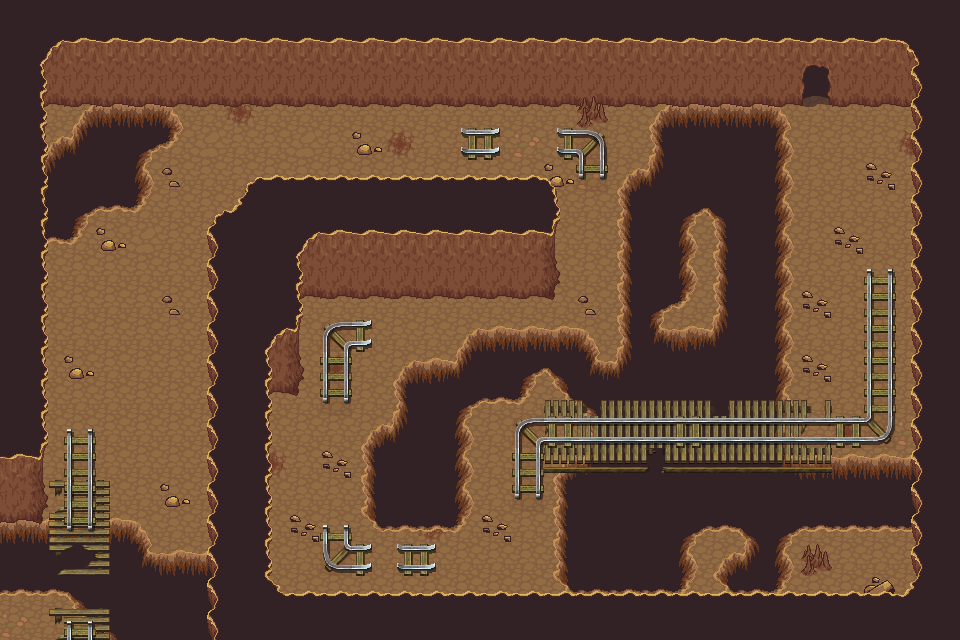

Below is a game level as drawn by its tile map, then a one-line description and the .tmx that defines it (tile-layer data replaced by summaries):
An orthogonal 30x20 tile map with 32x32 px tiles, 14 tile layers (in, ground_1, ground_2, ground_3, ...), 6 tilesets and 52 objects.

<map version="1.10" tiledversion="1.10.0" orientation="orthogonal" renderorder="right-down" width="30" height="20" tilewidth="32" tileheight="32" infinite="0" nextlayerid="17" nextobjectid="305">
 <tileset firstgid="1" source="../tilesets/pngkit_tile-png_2654326.tsx" />
 <tileset firstgid="1153" source="../tilesets/Refmap-TileC.tsx" />
 <tileset firstgid="1409" source="../tilesets/Refmap-TileE.tsx" />
 <tileset firstgid="1665" source="../tilesets/Refmap-TileA5.tsx" />
 <tileset firstgid="1793" source="../tilesets/spawn_tiles.tsx" />
 <tileset firstgid="2049" source="../tilesets/Refmap-TileB.tsx" />
 <layer id="1" name="in" width="30" height="20">
  <data>[600 cells, 0 non-empty, 0 distinct tile ids]</data>
 </layer>
 <layer id="2" name="ground_1" width="30" height="20">
  <data>[600 cells, 600 non-empty, 4 distinct tile ids]</data>
 </layer>
 <layer id="4" name="ground_2" width="30" height="20">
  <data>[600 cells, 204 non-empty, 13 distinct tile ids]</data>
 </layer>
 <layer id="16" name="ground_3" width="30" height="20">
  <data>[600 cells, 0 non-empty, 0 distinct tile ids]</data>
 </layer>
 <layer id="3" name="ground_deco_1" width="30" height="20">
  <data>[600 cells, 231 non-empty, 15 distinct tile ids]</data>
 </layer>
 <layer id="11" name="ground_deco_2" width="30" height="20">
  <data>[600 cells, 39 non-empty, 13 distinct tile ids]</data>
 </layer>
 <layer id="14" name="ground_deco_3" width="30" height="20">
  <data>[600 cells, 56 non-empty, 16 distinct tile ids]</data>
 </layer>
 <layer id="13" name="ground_deco_4" width="30" height="20">
  <data>[600 cells, 187 non-empty, 8 distinct tile ids]</data>
 </layer>
 <layer id="5" name="building_1" width="30" height="20">
  <data>[600 cells, 0 non-empty, 0 distinct tile ids]</data>
 </layer>
 <layer id="6" name="building_2" width="30" height="20">
  <data>[600 cells, 0 non-empty, 0 distinct tile ids]</data>
 </layer>
 <layer id="7" name="building_deco_1" width="30" height="20">
  <data>[600 cells, 0 non-empty, 0 distinct tile ids]</data>
 </layer>
 <layer id="8" name="building_deco_2" width="30" height="20">
  <data>[600 cells, 0 non-empty, 0 distinct tile ids]</data>
 </layer>
 <layer id="9" name="building_roof_1" width="30" height="20">
  <data>[600 cells, 0 non-empty, 0 distinct tile ids]</data>
 </layer>
 <layer id="15" name="building_roof_2" width="30" height="20">
  <data>[600 cells, 0 non-empty, 0 distinct tile ids]</data>
 </layer>
 <objectgroup id="10" name="objects">
  <object id="183" x="48" y="528">
   <properties>
    <property name="type" value="sPolyLo" />
   </properties>
   <polygon points="64,0 80,0 112,32 112,112 64,112" />
  </object>
  <object id="184" x="160" y="560" width="48" height="80">
   <properties>
    <property name="type" value="sRecLo" />
   </properties>
  </object>
  <object id="186" x="0" y="464" width="48" height="176">
   <properties>
    <property name="type" value="sRecLo" />
   </properties>
  </object>
  <object id="188" x="48" y="0" width="912" height="64">
   <properties>
    <property name="type" value="sRecHi" />
   </properties>
  </object>
  <object id="190" x="48" y="240">
   <properties>
    <property name="type" value="sPolyLo" />
   </properties>
   <polygon points="0,0 16,0 128,-112 128,-176 0,-176" />
  </object>
  <object id="193" x="208" y="640">
   <properties>
    <property name="type" value="sPolyHi" />
   </properties>
   <polygon points="0,0 64,0 64,-448 48,-448 0,-400" />
  </object>
  <object id="194" x="272" y="192">
   <properties>
    <property name="type" value="sPolyHi" />
   </properties>
   <polygon points="0,0 272,0 288,16 288,48 272,64 0,64" />
  </object>
  <object id="195" x="296" y="352">
   <properties>
    <property name="type" value="sPolyLo" />
   </properties>
   <polygon points="8,-16 8,24 -8,40 -24,40 -24,-16" />
  </object>
  <object id="196" x="552" y="256">
   <properties>
    <property name="type" value="sPolyLo" />
   </properties>
   <polygon points="8,-16 8,24 -8,40 -248,40 -248,-16" />
  </object>
  <object id="197" x="176" y="64" width="624" height="40">
   <properties>
    <property name="type" value="sRecLo" />
   </properties>
  </object>
  <object id="198" x="832" y="64" width="80" height="40">
   <properties>
    <property name="type" value="sRecLo" />
   </properties>
  </object>
  <object id="199" x="912" y="64" width="48" height="576">
   <properties>
    <property name="type" value="sRecHi" />
   </properties>
  </object>
  <object id="200" x="272" y="608" width="640" height="32">
   <properties>
    <property name="type" value="sRecHi" />
   </properties>
  </object>
  <object id="204" x="400" y="416">
   <properties>
    <property name="type" value="sPolyLo" />
   </properties>
   <polygon points="0,0 -32,32 -32,96 -16,112 48,112 64,96 64,0" />
  </object>
  <object id="205" x="464" y="416">
   <properties>
    <property name="type" value="sPolyLo" />
   </properties>
   <polygon points="0,0 16,-16 -16,-48 -48,-48 -64,-32 -64,0" />
  </object>
  <object id="206" x="448" y="368">
   <properties>
    <property name="type" value="sPolyLo" />
   </properties>
   <polygon points="0,0 32,-32 96,-32 96,0 72,32 32,32" />
  </object>
  <object id="207" x="472" y="488">
   <properties>
    <property name="type" value="sPolyLo" />
   </properties>
   <polygon points="136,-88 136,-120 104,-152 72,-152 72,-120 96,-88" />
  </object>
  <object id="209" x="608" y="368">
   <properties>
    <property name="type" value="sPolyLo" />
   </properties>
   <polygon points="0,0 16,-16 176,-16 176,32 0,32" />
  </object>
  <object id="210" x="624" y="352">
   <properties>
    <property name="type" value="sPolyLo" />
   </properties>
   <polygon points="0,0 0,-160 32,-192 160,-192 160,0" />
  </object>
  <object id="213" x="656" y="104" width="128" height="56">
   <properties>
    <property name="type" value="sRecLo" />
   </properties>
  </object>
  <object id="214" x="560" y="608">
   <properties>
    <property name="type" value="sPolyLo" />
   </properties>
   <polygon points="0,0 0,-128 16,-144 352,-144 352,0" />
  </object>
  <object id="219" x="96" y="208">
   <properties>
    <property name="type" value="sPolyLo" />
   </properties>
   <polygon points="0,0 48,-48 48,-16 32,0" />
  </object>
  <object id="223" x="640" y="464">
   <properties>
    <property name="type" value="sPolyLo" />
   </properties>
   <polygon points="0,0 8,-16 24,-16 32,0" />
  </object>
  <object id="224" x="576" y="400">
   <properties>
    <property name="type" value="sPolyLo" />
   </properties>
   <polygon points="0,0 8,16 24,16 32,0" />
  </object>
  <object id="225" x="704" y="400">
   <properties>
    <property name="type" value="sPolyLo" />
   </properties>
   <polygon points="0,0 8,16 24,16 32,0" />
  </object>
  <object id="229" x="272" y="256">
   <properties>
    <property name="type" value="sPolyHi" />
   </properties>
   <polygon points="0,0 32,0 32,80 16,96 0,96" />
  </object>
  <object id="230" x="0" y="0">
   <properties>
    <property name="type" value="sPolyHi" />
   </properties>
   <polygon points="0,0 48,0 48,464 32,480 0,480" />
  </object>
  <object id="238" gid="1514" x="800" y="352" width="32" height="32" />
  <object id="262" x="48" y="544" width="64" height="96">
   <properties>
    <property name="type" value="sRecLo" />
   </properties>
  </object>
  <object id="267" gid="1841" x="32" y="320" width="32" height="32" />
  <object id="268" gid="1841" x="192" y="416" width="32" height="32" />
  <object id="269" gid="1841" x="608" y="128" width="32" height="32" />
  <object id="270" gid="1842" x="384" y="320" width="32" height="32" />
  <object id="271" gid="1842" x="256" y="480" width="32" height="32" />
  <object id="272" gid="1843" x="0" y="640" width="32" height="32" />
  <object id="273" gid="1843" x="512" y="576" width="32" height="32" />
  </objectgroup>
</map>
<!-- 16 of 52 objects omitted -->
